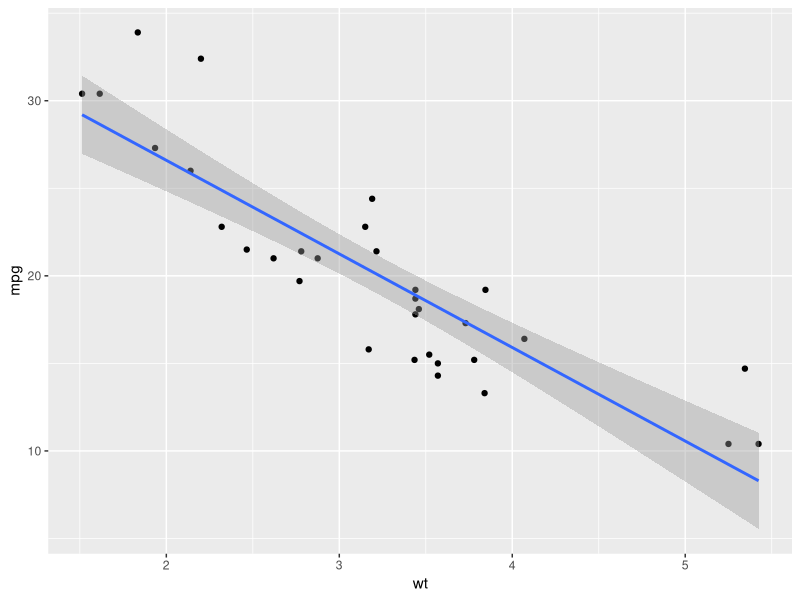
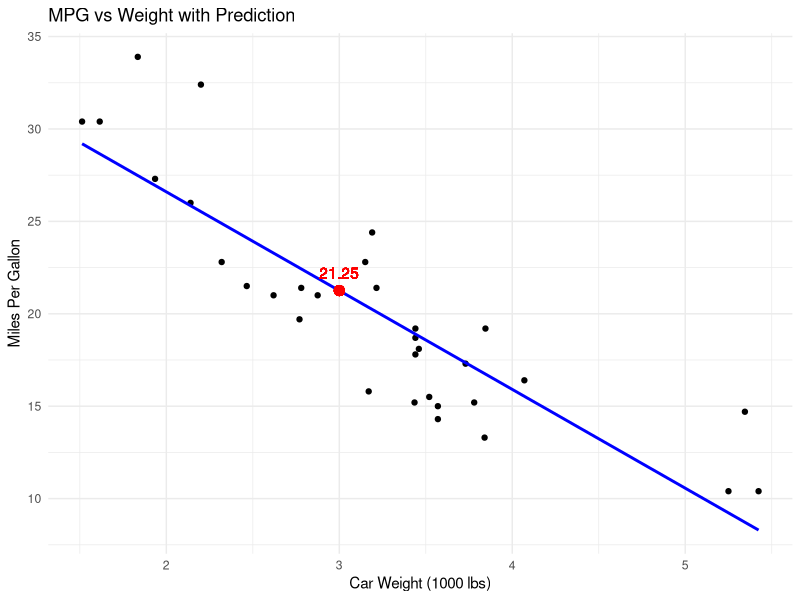

Reproduce these figures in R, in order.
## ---- chunk 1

# define paths
base.dir <- "~/Dropbox/Website/"
base.url <- "/"
fig.path <- "images/post/poli144ad_coding3/"

# this is where figures will be sent
paste0(base.dir, fig.path)

# this is where markdown will point for figures
paste0(base.url, fig.path)

knitr::opts_knit$set(base.dir = base.dir, base.url = base.url)

knitr::opts_chunk$set(echo = TRUE,
                      warning = FALSE,
                      fig.path = fig.path,
                      fig.align = 'center',
                      fig.width = 6,
                      fig.height = 6,
                      dpi = 300)


## ---- chunk 2
library(tidyverse)
## ---- chunk 3
# Load the dataset
data(mtcars)
force(mtcars)

# Build the linear model
# lm(dependent variable ~ independent variable)
model_1 <- lm(mpg ~ wt, data = mtcars)
model_2 <- lm(mpg ~ hp, data = mtcars)

# Summary of the model
summary(model_1)
summary(model_2)

# Plotting the data points
mtcars %>%
  ggplot(aes(x = wt, y = mpg)) +
  geom_point() +
  geom_smooth(method = "lm", se = T)

# Build the multiple linear regression model
model_mult <- lm(mpg ~ wt + hp, data = mtcars)

# Summary of the model
summary(model_mult)

## ---- chunk 4
new_data <- data.frame(wt = 3)

# Generate prediction

predicted_mpg <- predict(model_1, newdata = new_data)

# Output the prediction

predicted_mpg


ggplot(mtcars, aes(x = wt, y = mpg)) +
  geom_point() +
  geom_smooth(method = "lm", col = "blue", se = FALSE) +
  geom_point(aes(x = new_data$wt, y = predicted_mpg), color = "red", size = 3) +
  geom_text(aes(x = new_data$wt, y = predicted_mpg, label = round(predicted_mpg, 2)), 
            vjust = -1, color = "red") +
  labs(title = "MPG vs Weight with Prediction",
       x = "Car Weight (1000 lbs)",
       y = "Miles Per Gallon") +
  theme_minimal()



